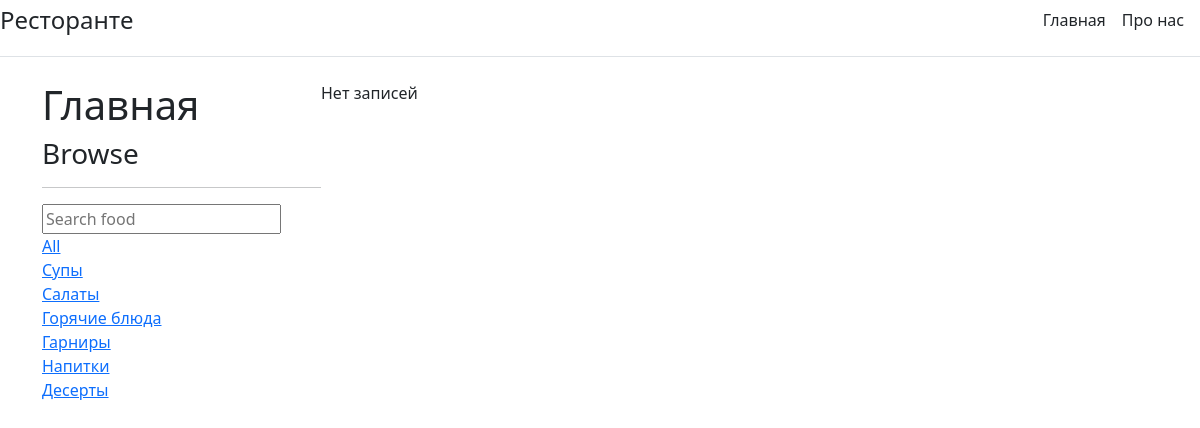
The app's page /?q=Супы, older data.
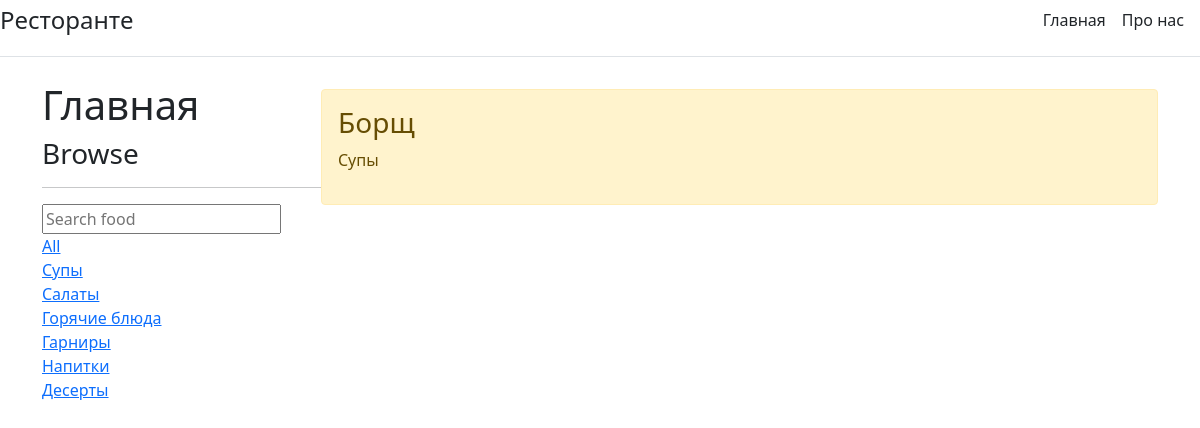
The same page, newer data.
### app/models.py (models this page shows, shortened)
class DishType(models.Model):
    title = models.CharField(max_length=50, verbose_name="Тип блюда")
    def __str__(self):
        return self.title
    class Meta:
        verbose_name = u"Тип блюда"
        verbose_name_plural = u"Типы блюд"

class Dish(models.Model):
    title = models.CharField(max_length=50, verbose_name="Название блюда")
    dish_type = models.ForeignKey('DishType', verbose_name="Тип блюда", on_delete=models.SET_NULL, null=True)
    description = models.TextField(verbose_name="Описание блюда")
    class Meta:
        verbose_name = u"Блюдо"
        verbose_name_plural = u"Список Блюд"

### app/views.py (the view)
# urls.py: path('', views.index, name='home'),
def index(request):
    q = request.GET.get('q') if request.GET.get('q') is not None else ''
    dishes = Dish.objects.filter(
        Q(dish_type__title__icontains=q) |
        Q(title__icontains=q)
    )
    dish_types = DishType.objects.all()
    context = {'title': 'Главная', 'dishes': dishes, 'dish_types': dish_types}
    return render(request, 'app/index.html', context)

### templates/app/index.html (shortened to what this page needs)
{% extends "app/base.html" %}
{% block content %}
    <div class="home-container">
        <div>
            <h1>Главная</h1>
            <h3>Browse</h3>
            <hr>
            <form method="get" action={% url 'home' %}>
                <input type="text" name="q" placeholder="Search food"/>
            <div>
                <a href="{% url 'home' %}">All</a>
            </div>
            {% for dish_type in dish_types %}
                <div>
                    <a href="{% url 'home' %}?q={{ dish_type.title }}">{{ dish_type.title }}</a>
                </div>
            {% endfor %}
        </div>
        <div>
            <div>
                {% if dishes %}
                    {% for dish in dishes %}
                        <div class="alert alert-warning mt-2">
                            <h3>{{ dish.title }}</h3>
                            <p>{{ dish.dish_type }}</p>
                        </div>
                    {% endfor %}
                {% else %}
                    <p>Нет записей</p>
                {% endif %}
            </div>
        </div>
    </div>
{% endblock %}

Row changes from the older to the newer data that the page shows:
added Dish: title "Борщ", dish_type "Супы"
Text that changed along with them:
text no longer shown: "Нет записей"
